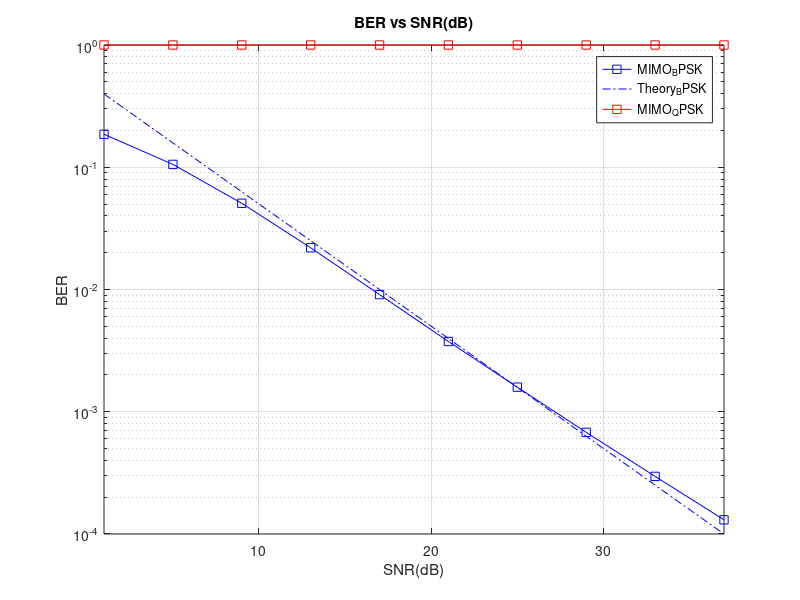

The MATLAB source for this figure:
close all;
clear all; 
rng('shuffle'); 
%Reinitialize the random number generator used by RAND, randi, and RANDN 
SNRdB=[1:4:40]; 
blockLength=1000; 
numBlocks= 10000; 
BER= zeros(2,length(SNRdB)); 
SNR= zeros(size(SNRdB)); 
numRxAnt1 = 2; 
numTxAnt1 = 2; 
for L= 1:numBlocks 
    H = 1/sqrt(2)*(randn(numRxAnt1,numTxAnt1)+j*randn(numRxAnt1,numTxAnt1));
    bits= randi([0,1],[numTxAnt1,blockLength]);
    ip=((2*rand(numTxAnt1,blockLength))-1)+1j*((2*rand(numTxAnt1,blockLength))-1);
    ipHat=zeros(numTxAnt1,blockLength);
    ChNoise = (randn(numRxAnt1,blockLength)+j*randn(numRxAnt1,blockLength));
    for K = 1:length(SNRdB)  
        SNR(K) =10^(SNRdB(K)/10);
        Txbits1 = sqrt(SNR(K))*(2*bits-1); 
        Rxbits1 = H*Txbits1 + ChNoise; 
        ProcessedBits1=pinv(H)*Rxbits1; 
        DecodedBits=((real(ProcessedBits1)) >= 0); 
        BER(1,K) = BER(1,K) + sum(sum(DecodedBits ~= bits));
        Txbits2 = sqrt(SNR(K))*ip; 
        Rxbits2 = H*Txbits2 + ChNoise; 
        yHat=pinv(H)*Rxbits2;
        y_re=real(yHat);
        y_im=imag(yHat);
    %qpsk receiver - hard decision decoding
    ipHat(find(y_re>0&y_im>0))= 1+1j;
    ipHat(find(y_re<0&y_im>0))= -1+1j;
    ipHat(find(y_re>0&y_im<0))= 1-1j;
    ipHat(find(y_re<0&y_im<0))= -1-1j;
    BER(2,K) = BER(2,K) + sum(sum(ipHat ~= ip));
        
    end 
end
dord= numRxAnt1-numTxAnt1+1; 
BER = BER/(numBlocks*blockLength*numTxAnt1); 
semilogy(SNRdB,BER(1,:),'b - s')
hold on; 
semilogy(SNRdB,nchoosek(2*dord-1,dord)*1./((2.*SNR).^dord),'b-.'); 
semilogy(SNRdB,BER(2,:),'r - s')
axis tight; 
grid on; 
legend('MIMO_BPSK','Theory_BPSK','MIMO_QPSK');
xlabel('SNR(dB)'); 
ylabel('BER');
title('BER vs SNR(dB)'); 

